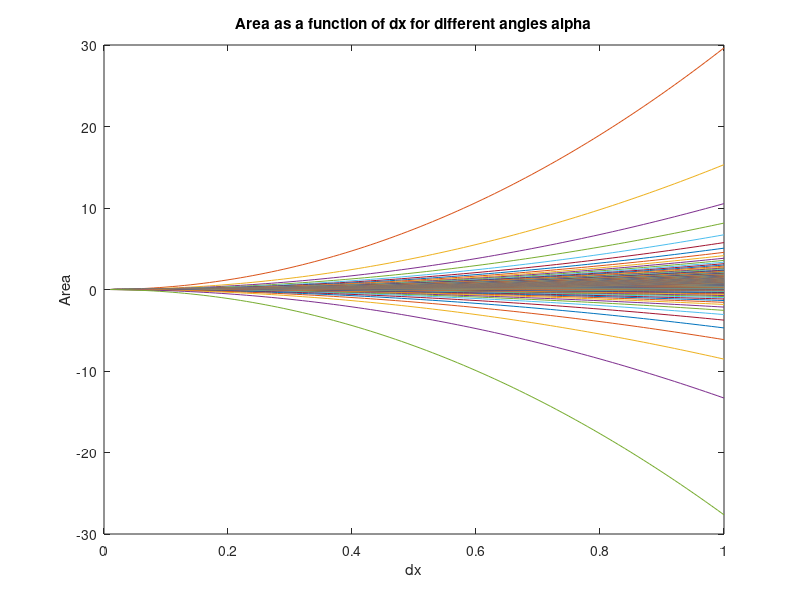
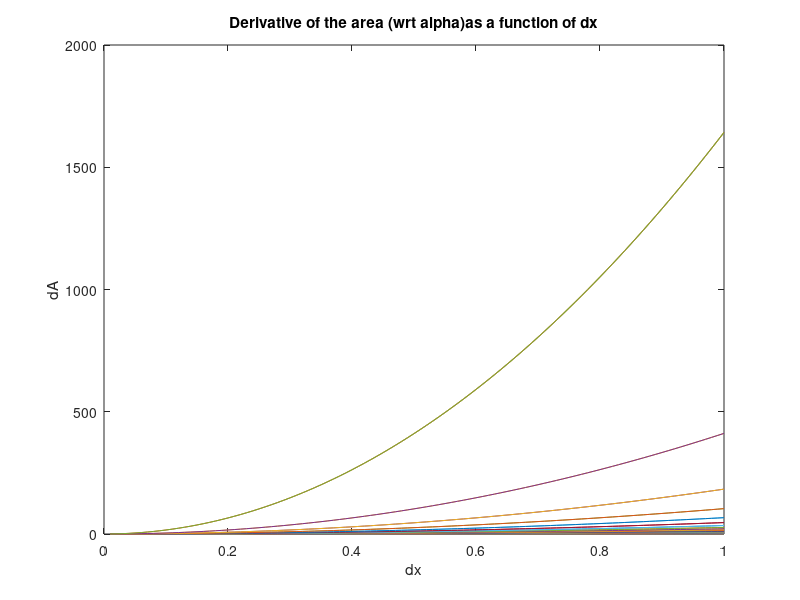
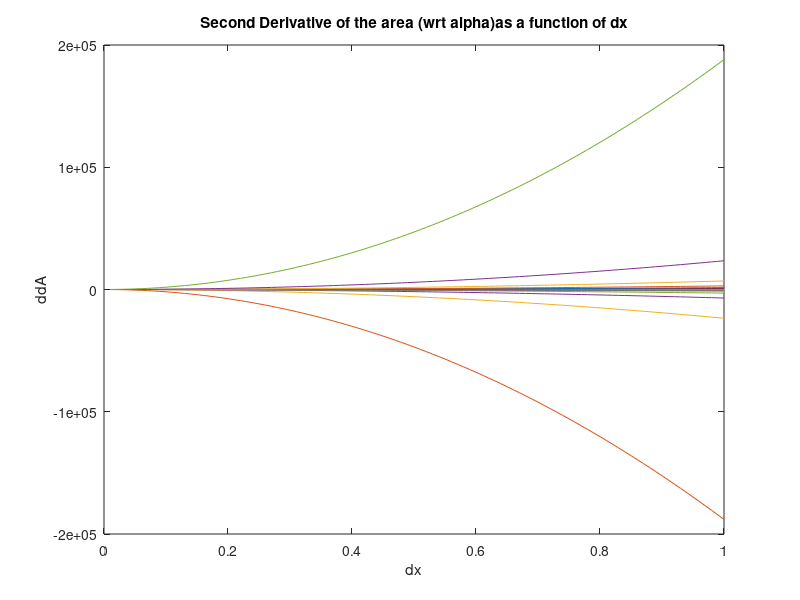

Write the MATLAB code that produced these figures, in order.
clear all; clc; close all
% Plot Area and derivative for mulitple angles

alpha = [-90:1:90]

f = 0.01;

i = 1;
j = 1;

for dx = f:f:1
    x(i) = dx;
    dy = dx;
        
    while j <= (180)/1
          alpha(j)
          A(i,j) = dx.*(dy-(dx/2).*tand(alpha(j)));
          dA(i,j) = dx.*(dy+(dx/2).*secd(alpha(j)).^2);
          ddA(i,j) = dx.*(dy+(dx).*tand(alpha(j)).*secd(alpha(j)).^2);
          j = j+1;
    end
    
    j = 1;
    i = i+1;
end

plot(x,A)
hold on
%legend
title('Area as a function of dx for different angles alpha')
xlabel('dx')
ylabel('Area')

figure
plot(x,dA)
hold on 
%legend
title('Derivative of the area (wrt alpha)as a function of dx')
xlabel('dx')
ylabel('dA')

figure
plot(x,ddA)
hold on 
%legend
title('Second Derivative of the area (wrt alpha)as a function of dx')
xlabel('dx')
ylabel('ddA')







